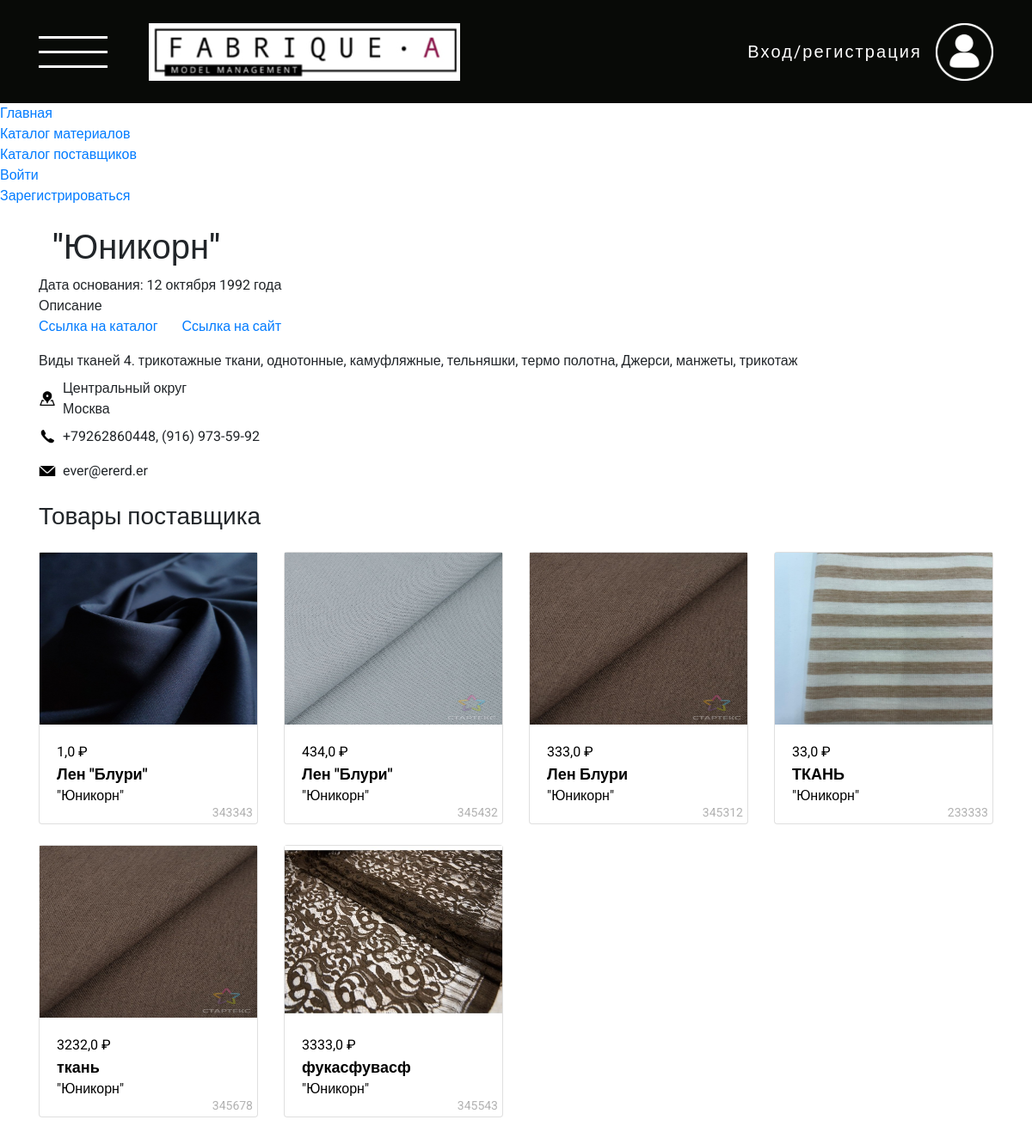
Screenshot of /cloth/supplier/1/ with the database file from the repository.
### cloth/models.py (models this page shows, shortened)
class Supplier(models.Model):
    DISTRICT = [
    ('cenral', 'Центральный'),
    ('northwest', 'Северо-западный'),
    ('ural', 'Уральский'),
    ('south', 'Южный'),
    ('privolzhsky', 'Приволжский'),
    ('fareastern', 'Дальневосточный'),
    ('siberian', 'Сибирский'),
]
    name = models.CharField(max_length=254, verbose_name=_("Название"))
    description = models.CharField(max_length=254, verbose_name=_("Описание"), null=True, blank=True)
    date_of_foundation = models.CharField(max_length=254, verbose_name=_("Дата основания"), null=True, blank=True)
    logo = models.ImageField(null=True, blank=True, verbose_name=_("Логотип"))
    district = models.CharField(_("Округ"), max_length=25, choices = DISTRICT)
    types_of_fabrics = models.CharField(_("Виды тканей"), max_length=254, null=True, blank=True)
    address = models.CharField(max_length=254, null=True, blank=True, verbose_name=_("Адрес"))
    phone = models.CharField(max_length=254, null=True, blank=True, verbose_name=_("Номер телефона"))
    email = models.EmailField(_("E-mail"), max_length=254, null=True, blank=True)
    link_to_the_catalog = models.URLField(_("Ссылка на каталог"), max_length=200, null=True, blank=True)
    link_to_the_site = models.URLField(_("Ссылка на сайт"), max_length=200, null=True, blank=True)
    class Meta:
        verbose_name = _("Поставщик")
        verbose_name_plural = _("Поставщики")

class Cloth(models.Model):
    MATERIAL = [
    ('Текстильные', (
            ('g1e1', 'Хлопок'),
            ('g1e2', 'Лён'),
            ('g1e3', 'Шерсть'),
            ('g1e4', 'Шёлк'),
            ('g1e5', 'Эко-кожа'),
        )
    ),
    ('Технические', (
            ('g2e1', 'Огнестойкая'),
            ('g2e2', 'Для фильтрации'),
            ('g2e3', 'Водостойкая'),
            ('g2e4', 'Обтирочная'),
            ('g2e5', 'Изоляционная'),
        )
    ),
]
    COLOR = [
    ('Без принта', (
            ('white', 'Белый'),
            ('black', 'Черный'),
            ('blue', 'Синий'),
            ('red', 'Красный'),
            ('yellow', 'Жёлтый'),
            ('green', 'Зелёный'),
            ('orange', 'Оранжевый'),
            ('gray', 'Серый'),
            ('brown', 'Коричневый'),
            ('cyan', 'Голубой'),
        )
    ),
    ('С принтом', (
            ('dots', 'Горошек'),
            ('cell', 'Клетка'),
            ('graphic', 'Графический'),
            ('floral', 'Цветочный'),
            ('strip', 'Полоска'),
            ('cartoon', 'Мультяшный'),
        )
    ),
]
    name = models.CharField(max_length=255, verbose_name=_("Название"))
    image = models.ImageField(null=False, blank=False, verbose_name=_("Фото"))
    supplier = models.ForeignKey(Supplier, verbose_name=_("Поставщик"), on_delete=models.CASCADE)
    price = models.FloatField(_("Цена"))
    material = models.CharField(_("Материал"), max_length=25, choices = MATERIAL)
    color = models.CharField(_("Цвет"), max_length=25, choices = COLOR)
    description = models.CharField(max_length=350, null=True, blank=True, verbose_name=_("Описание"))
    article = models.IntegerField(_("Артикул"), unique=True, help_text='6 уникальных цифр')
    class Meta:
        verbose_name = _("Ткань")
        verbose_name_plural = _("Ткани")

### cloth/views.py (the view)
# urls.py: path("supplier/<int:pk>/", SupplierDetailView.as_view(), name="supplier-detail"),
class SupplierDetailView(DetailView):
    model = Supplier
    template_name = "pages/supplier/detail.html"
    def get_context_data(self, **kwargs):
        context = super().get_context_data(**kwargs)
        context['object'] = Supplier.objects.get(id=self.kwargs['pk'])
        context['cloths'] = Cloth.objects.filter(supplier_id=self.kwargs['pk'])
        return context

### templates/pages/supplier/detail.html (shortened to what this page needs)
{% extends "base.html" %}
{% load static %}
{% block header %}
  {% include 'include/header.html' %}
{% endblock header %}
{% block content %}
  <section class="supplier-detail">
    <div class="container">
      <div class="row">
        <div class="col-12 mt-4 d-flex align-items-center">
          <h1 class="supplier-detail__title ml-3">
            {{object.name}}
          </h1>
        </div>
        <div class="col-12 mt-2">
          <p>
            {% if object.date_of_foundation %}
              Дата основания: {{object.date_of_foundation}}
            {% endif %}
          </p>
          <p>
            {% if object.description %}
              {{object.description}}
            {% endif %}
          </p>
          {% if object.link_to_the_catalog %}
            <a href="{{object.link_to_the_catalog}}">Ссылка на каталог</a>
          {% endif %}
          {% if object.link_to_the_site %}
            <a class="ml-4" href="{{object.link_to_the_site}}">Ссылка на сайт</a>
          {% endif %}
          <p class="mt-3">
            {% if object.types_of_fabrics %}
              Виды тканей {{object.types_of_fabrics}}
            {% endif %}
          </p>
        </div>
        <div class="col-12 my-2 d-flex align-items-center">
          <div class="mr-2">
            <img width="20" src="{% static 'images/Address.png' %}" alt="Address">
          </div>
          <div>
            <p> {{object.get_district_display}} округ </p>
            <p>{{object.address}} </p>
          </div>
        </div>
        <div class="col-12 d-flex align-items-center mb-3">
          <div class="mr-2">
            <img width="20" src="{% static 'images/Phone.png' %}" alt="Address">
          </div>
          <p>{{object.phone}} </p>
        </div>
        <div class="col-12 d-flex align-items-center">
          <div class="mr-2">
            <img width="20" src="{% static 'images/Mail.png' %}" alt="Address">
          </div>
          <p>{{object.email}} </p>
        </div>
      </div>
      <div class="row">
        <div class="col-12 my-4">
          <h3>
            Товары поставщика
          </h3>
        </div>
        {% if cloths|length == 0 %}
          <div class="col-12">
            <h5>
              Пока ничего нет
            </h5>
          </div>
        {% else %}
          {% for item in cloths %}
            <div class="col-12 col-sm-6 col-lg-4 col-xl-3 mb-4">
              <a class="cloth-link" href="{% url 'cloth:detail' pk=item.pk %}">
                <div class="card h-100">
                  {% if item.image %}
                    <img src="{{item.image.url}}" alt="image" class="cloth-list__img">
                  {% endif %}
                  <div style="position: relative;" class="card-body">
                    <p class="cloth-card-price">{{item.price}} ₽</p>
                    <p class="cloth-card-name">{{item.name}}</p>
                    <p class="cloth-card-supplier">{{item.supplier.name}}</p>
                    <p style="display: block; position: absolute; bottom: 2px; right: 5px; opacity: 0.3; font-size: 14px">{{ item.article }}</p>
                  </div>
                </div>
              </a>
            </div>
          {% endfor %}
        {% endif %}
      </div>
    </div>
  </section>
{% endblock content%}

### static/css/main.css (style rules this page uses)
body { font-family: 'Roboto', sans-serif; font-weight: 400; font-size: 16px; }
*, *::before, *::after { box-sizing: border-box; }
body, h1, h2, h3, h4, p, ul[class], ol[class], li, figure, figcaption, blockquote, dl, dd { margin: 0; }
body { min-height: 100vh; scroll-behavior: smooth; text-rendering: optimizeSpeed; line-height: 1.5; }
a:not([class]) { text-decoration-skip-ink: auto; }
img { max-width: 100%; display: block; }
.cloth-list__img { height: 200px; }
.cloth-link { text-decoration: none; color: #000; }
.cloth-card-name { font-size: 18px; font-weight: bold; }

### rows the page displays
Supplier: name "\"Юникорн\"", date_of_foundation "12 октября 1992 года", description "Описание", types_of_fabrics "4. трикотажные ткани, однотонные, камуфляжные, тельняшки, термо полотна, Джерси, манжеты, трикотаж", district "Центральный", address "Москва", phone "+79262860448, (916) 973-59-92", email "ever@ererd.er"
Cloth: image (picture), price "1,0", name "Лен \"Блури\"", supplier.name "\"Юникорн\"", article "343343"
Cloth: image (picture), price "434,0", name "Лен \"Блури\"", supplier.name "\"Юникорн\"", article "345432"
Cloth: image (picture), price "333,0", name "Лен Блури", supplier.name "\"Юникорн\"", article "345312"
Cloth: image (picture), price "33,0", name "ТКАНЬ", supplier.name "\"Юникорн\"", article "233333"
Cloth: image (picture), price "3232,0", name "ткань", supplier.name "\"Юникорн\"", article "345678"
Cloth: image (picture), price "3333,0", name "фукасфувасф", supplier.name "\"Юникорн\"", article "345543"
